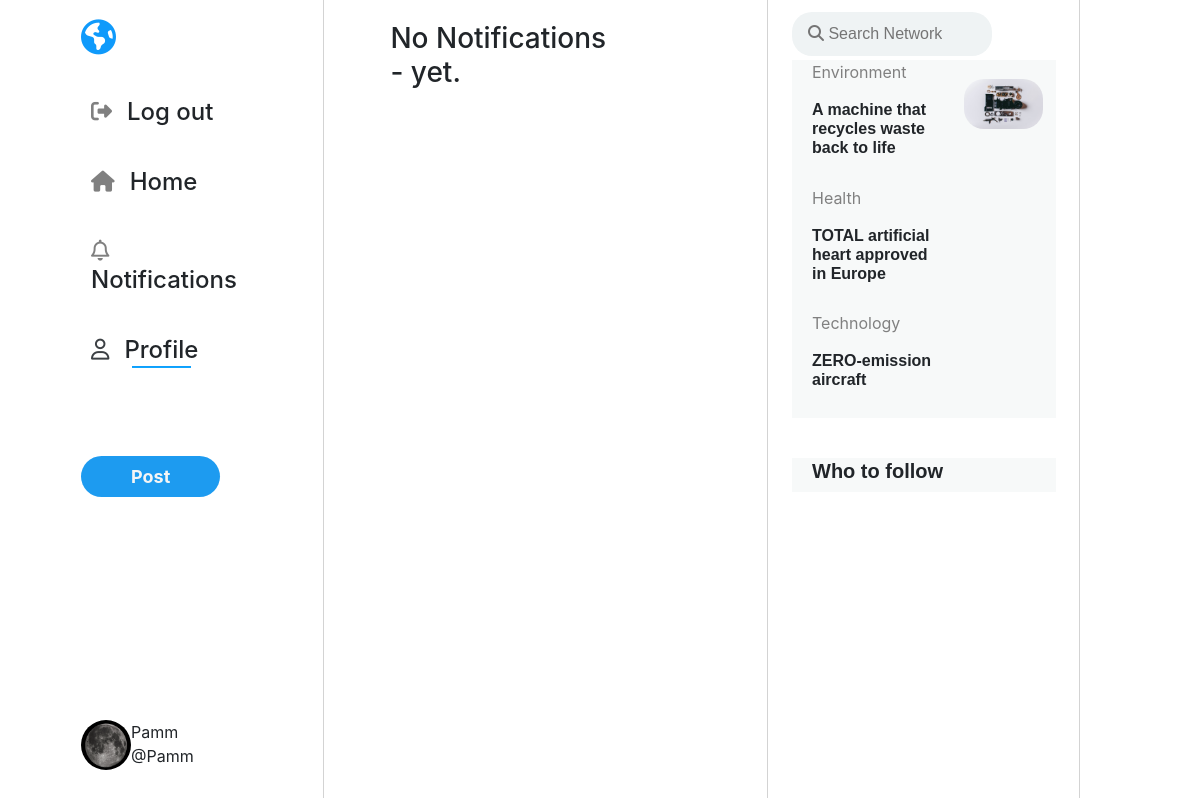
The app's page /test (signed in) with its own data.
### network/models.py (models this page shows)
class User(AbstractUser):
    profile_image = models.ImageField(null=True, blank=True, upload_to="images/")
    cover_image = models.ImageField(null=True, blank=True, upload_to="cover/",default="cover/jaguar.jpg")
    bio = models.CharField(max_length=100, blank=True,default='Hello, im new!')

### network/views.py (the view)
# urls.py: path("test", views.test, name="test"),
def test(request):
    if request.user.is_authenticated:
        user = request.session['_auth_user_id']
        print(f'ID of logged user is: {user}')
        username = User.objects.get(id=user)
        followingList = Follower.objects.filter(follower=int(user))
        followersList = Follower.objects.filter(following=int(user))
        likes = Like.objects.filter(post=OuterRef('id'), user_id=user)
        posts = Post.objects.filter().order_by(
            '-post_date').annotate(current_like=Count(likes.values('id')))
    else:
        posts = Post.objects.order_by('-post_date').all()
    paginator = Paginator(posts, MAX_POSTS_PER_PAGE)
    page_number = request.GET.get('page')
    page_obj = paginator.get_page(page_number)
    return render(request, "network/test.html", {
        'posts': page_obj,
        'form': NewPostForm(),
        'form_edit': NewEditPostForm(),
        "followingList": followingList,
        "followersList":followersList,
        "username":username
    })

### network/views.py
class NewPostForm(forms.Form):
    post_text = forms.Field(widget=forms.Textarea(
        {'rows': '2','id':'textPost', 'maxlength': 160, 'class': 'form-control', 'placeholder': "What's happening?",'style': "resize:none;float:right;padding-top:20px;padding-left:70px;font-size:large;",}), label="New Post", required=True)

class NewEditPostForm(forms.Form):
    id_post_edit_text = forms.Field(widget=forms.Textarea(
        {'rows': '3', 'maxlength': 160, 'class': 'form-control', 'placeholder': "What's happening?", 'id': 'id_post_edit_text'}), label="New Post", required=True)

### network/templates/network/test.html (shortened to what this page needs)
{% extends "network/layout.html" %}
{% load static %}
{% block body %}
<div class="mainA">
<div id="content">
    {% for user in followingList %}
        <div class="profilePic">
            <img class="picture"  src="{{ user.profile_image.url }}">
        </div>
    <div class="card">
        <div class="card-body">
            <span class="card-title"><a href="{% url 'profile' user.following %}">{{user.following}} started following you</a></span>
        </div>
    </div>
    {% empty %}
    <h3 style="margin:5% 0% 10% 15%;">No Notifications <br>- yet.</h3>
    {% endfor %}
</div>
</div>
{% endblock %}

### network/templates/network/layout.html (shortened to what this page needs)
{% load static %}
<!DOCTYPE html>
<html lang="en">
<head>
    <link rel="stylesheet" href="https://stackpath.bootstrapcdn.com/bootstrap/4.5.0/css/bootstrap.min.css"
>
    <link href="https://use.fontawesome.com/releases/v5.13.0/css/all.css" rel="stylesheet">
    <link href="{% static 'network/styles.css' %}" rel="stylesheet">
    <link href="{% static 'network/responsive.css' %}" rel="stylesheet">
</head>
<body>
    <div class="welcomeDiv">
         <div class="firstDiv">
    <article class="leftSide aWidth smallerWidth">
        {% if user.is_authenticated %}
                <i id="globe" class="fas fa-globe-americas show"></i>
            <h4><a class="nav-link" href="{% url 'logout' %}"><i class="show m fas fa-sign-out-alt fa-sm"></i>Log out</a></h4>
            <h4><a class="nav-link" href="{% url 'index' %}"><i  class="show m fas fa-home fa-sm"></i>Home</a></h4>
             <h4><a class="nav-link" href="{% url 'test' %}"><i  class="show m far fa-bell fa-sm" ></i>Notifications</a></h4>
             <h4 ><a class="nav-link" href="{% url 'profile' user.username %}"><i style="color:rgb(60,64,68);" class="show m far fa-user fa-sm"></i><span class="underline">Profile</span></a></h4>
            <h4 ><a class="nav-link" href="{% url 'profile' user.username %}"></a></h4>
            <a class="postSide" style="width:100%;height:100%;border-radius:40px;background-color:rgb(29,155,240);color:whitesmoke;padding:10px 50px;outline:none;font-weight:700;font-size:large;">Post</a>
            <div class="prof" style="margin-right:50px;position:fixed;bottom:2%;">
            <img style="position: absolute;top: margin:40px" class="picture show" src="{{ username.profile_image.url }}">
            <span style="left:50px;position:relative;"><p>{{username.username}}<br>@{{username.username}}</p>
            </div>
        {% endif %}
    </article>
    </div>
        {% block body %}
        {% endblock %}
    <div class="rightDiv2 smallerWidth">
            <article class="searchArticle">
                <input type="text" class="inputS articleOneInput" placeholder="&#xF002; Search Network" >
            </article>
            <article class="articleTop">
            <article style="padding:0px 5px 20px 20px;position: relative;" >
                <a href="https://globalgoodness.ca/en/a-machine-that-recycles-waste-back-to-life/?gclid=EAIaIQobChMI_Lv_2dfP9QIVm_bjBx29dAkIEAAYASAAEgI04vD_BwE" target="_blank" rel="">
                <p class="articleTitle">Environment </p>
                <h5 class="articleInfo">A machine that recycles waste back to life</h5>
                <img class="articleImage" src="{% static 'network/news.jpg' %}">
                </a>
            </article>
            <article style="padding:0px 5px 20px 20px;position: relative;">
            <a href="https://globalgoodness.ca/en/total-artificial-hearts-approved-in-europe/?gclid=EAIaIQobChMI2crmtdjP9QIVfMiUCR0e7Ql0EAAYASAAEgIwJ_D_BwE" target="_blank" rel="">
                <p class="articleTitle">Health</p>
                <h5 class="articleInfo">TOTAL artificial heart approved in Europe</h5>
            </a>
            </article>
                <article style="padding:0px 5px 20px 20px;position: relative;">
                            <a href="https://globalgoodness.ca/en/zero-emission-aircraft/" target="_blank" rel="">
                <p class="articleTitle">Technology</p>
                <h5 class="articleInfo">ZERO-emission aircraft</h5>
                            </a>
            </article>
            {% if user.is_authenticated %}
             <article class="suggestion" style="padding:1px 5px 1px 20px;position: relative;border-top:40px solid white;">
                    <h5>Who to follow</h5>
            </article>
            {% endif %}
        </article>
</div>
    </div>
</body>
</html>

### network/static/network/styles.css (style rules this page uses)
h5 { font-weight: bold; }
.fa-globe-americas { font-size: 65px; color:rgb(15,154,251) ; margin-bottom: 30px; }
a { all: unset; }
#globe { font-size: 35px; color:rgb(15,154,251) ; margin-top: 20px; }
.welcomeDiv { display: grid; grid-template-columns: 27% 37% 26%; grid-template-rows: 100vh; }
.welcomeDiv > div { border-right: 1px solid lightgray; }
.firstDiv { margin-left: 25%; border-right: 1px solid rgb(232,232,232); }
.rightDiv2 article { position: fixed; }
.rightDiv2 article article { background-color:rgb(247,249,249); }
.searchArticle { position: fixed; margin-left:2%; margin-top:1%; max-width: 22vw; border-radius:20px; }
.articleOneInput { border-radius:20px; font-family:Arial, FontAwesome; background-color:rgb(239,243,244); padding:10px 50px 10px 16px; border:hidden; }
a:link { text-decoration: none; }
.leftSide { position: fixed; align-content: left; width: 15%; height: 95%; }
.leftSide > h4 { margin-bottom: 15px; padding:5px 10px 5px 10px; }
.leftSide * { padding-left: 0; }
.inputS[type=text] { width: 200px; -webkit-transition: width .35s ease-in-out; transition: width .35s ease-in-out; }
.m { margin-right: 10px; padding-right:5px; color:gray; font-size:large; }
img { height: 100%; width: 100%; }
h5 { text-align: left; font-weight: bolder; font-family:Verdana, sans-serif; }
.picture { margin:0 auto; height: 50px; width: 50px; border-radius: 50%; }
.articleTop { max-width: 22vw; height: 30vh; margin:5% 5% 0% 2%; border-radius: 20px; height:fit-content; }
.articleTitle { width:55%;color:gray; }
.articleInfo { width:55%; font-size:medium; }
.articleImage { width:30%; height:40%; position: absolute; top: 15%; right: 5%; border-radius:20px; }
.underline { background-image: linear-gradient(#0f9afb,#1af); background-position: bottom center; background-size: 80% 2px; background-repeat: no-repeat; padding-bottom: 4px; }
.postSide { outline:0; }
.mainA { border-right:1px solid lightgray; }

### records on screen
User: profile_image (picture), username "Pamm"
